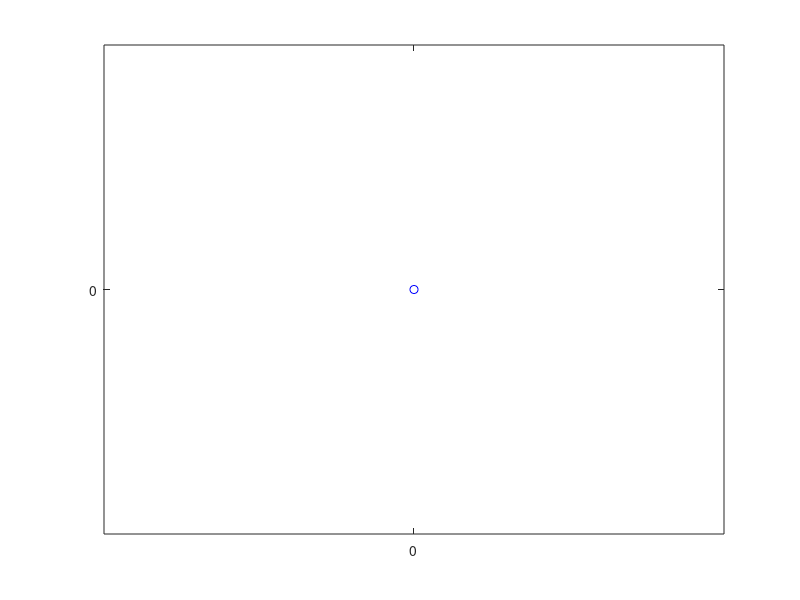

Reproduce this figure in MATLAB. (Note: this script raises an error after producing the figure.)
% Extended Kalman Filter [March 2023]
% Unicycle robot model

clc, close all, clear all

%parameters
Tmax = 300; %300
DeltaT = 0.2;

x = 0;
y = 0;
th = 0;

%control input
v = 0.02;
om = 0.05;

figure;
plot(x,y,'bo');
hold on
axis equal

% noise on the state
sigma_x = 0.02;
sigma_y = 0.02;
sigma_th = 0.02;

% noise on the measurements
sigma_z = 0.1;

% EKF params
    % initial state estimates
    mu_x = 0;
    mu_y = 0;
    mu_th = 0;
    mu = [mu_x; mu_y; mu_th];

    % initial uncertainty estimates
    Sigma = [0.0001,    0,          0;
             0,         0.0001,     0;
             0,         0,          0.0001];

    % motion model noise
    Rt =    [sigma_x,   0,          0;
             0,         sigma_y,    0;
             0,         0,          sigma_z];

    % measurement model noise
    Qt =    [sigma_z,   0;
            0,         sigma_z];

for t=0:DeltaT:Tmax
    
    % actual robot state / path (we are blind to this)
    eps_x = normrnd(0, sigma_x);
    eps_y = normrnd(0, sigma_y);        % errors for below movements
    eps_th = normrnd(0, sigma_th);
    
    th_new = th+DeltaT*om + DeltaT*eps_th;
    x_new = x+DeltaT*v*cos((th_new+th)/2) + DeltaT*eps_x; % movements
    y_new = y+DeltaT*v*sin((th_new+th)/2) + DeltaT*eps_y;

    delta_z1 = normrnd(0, sigma_z);
    delta_z2 = normrnd(0, sigma_z);     % errors in measurement
    z = [x^2; y^2] + [delta_z1 ; delta_z2]; % measurement
    
    
    % EKF TIME UPDATE

    % mu_t_bar = g(ut, mu_t-1)
    mu_new(3) = mu(3) + DeltaT*om;
    mu_new(1) = mu(1) + DeltaT*v*cos( (mu_new(3) + mu(3)) / 2);
    mu_new(2) = mu(2) + DeltaT*v*sin( (mu_new(3) + mu(3)) / 2);

    % Sigma_t_bar = Gt Sigma_t-1 Gt' + Rt
    Gt = [1, 0, -v*sin(th)*DeltaT;
          0, 1,  v*cos(th)*DeltaT;
          0, 0,         1        ];

    Sigma = Gt * Sigma * Gt' + Rt;
    
    
    % EKF Measurement Update
    
    % Kt = Sigma_bar * Ht' * inv(Ht * Sigma_bar * Ht' + Qt)
    Ht = [2*mu_new(1),   0,               0;
          0              2*mu_new(2),     0];

    Kt = Sigma * Ht' * inv(Ht * Sigma * Ht' + Qt);
    
    % mu = mu_t_bar + Kt * (Z - h(mu_t_bar))
    mu_new = mu_new + Kt * (z - [mu_new(1)^2; mu_new(2)^2]);
    
    % Sigma = (I - Kt * Ht) * Sigma_bar
    Sigma = (eye(height(Kt)) - Kt * Ht) * Sigma;
    
    
    % update variables for next loop
    x = x_new;
    y = y_new;
    th = th_new;
    mu = mu_new;

    % live plot
    plot(x,y,'go'); hold on % actual path
    plot(mu(1), mu(2), 'ko') % EKF estimate
    pause(0.01)

    % switch control for fun!
    if t == 100
        om = 0;
        v = .03;
    end

end





